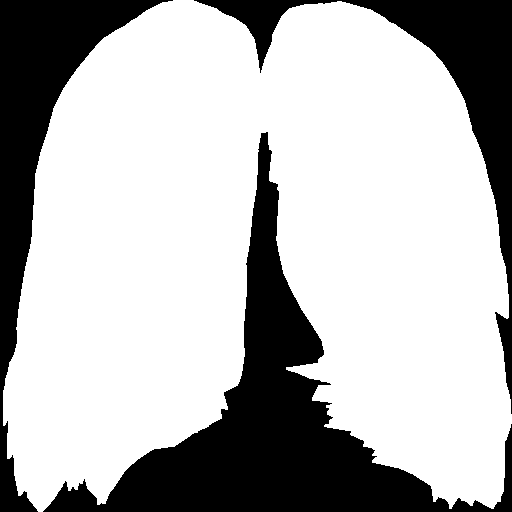
#> input picture lung_seg/nmask.png, 512 x 512 px
$ python make_lung_segs.py   (older library calls are emulated)
#> lines starting #> are read from the running program, lines starting #| are printed output that depends on the picture; after the words box and inside, x2 and y2 are one past the last pixel; in counts of white or black regions, pixels touching at a corner belong together; pictures that were not available may be replaced by others from this repository, and a replacement may not be noted
### lung_seg/segfinal_yaron.py
import glob
import os
import time

import cv2
import numpy as np
import scipy.misc
from numba import guvectorize
from skimage import color
from sklearn.cluster import KMeans

# [20 lines of commented-out code are left out]
RblackHatKernel=185
RmaxCorners=2280
RCradius=6
Rthreshold=42
RmedianKernel=21
RextraCut=6
clipLimit=2.0
tileGridSize=(8,8)
RframeWidth=28
LblackHatKernel=149
LmaxCorners=1720
LCradius=6
Lthreshold=43
LmedianKernel=19
LextraCut=12
LframeWidth=21


#@guvectorize(['uint8[:,:](uint8[:,:], uint8, float64, uint8, uint8)'], '(n,n),(),(),(),()->(n,n)', target='cuda')
def get_cmask(img, maxCorners=1900, qualityLevel=0.001, minDistance=1, Cradius=6):
    corners = cv2.goodFeaturesToTrack(img, maxCorners, qualityLevel, minDistance)
    corners = np.int0(corners)
    cmask = np.zeros(img.shape)
    for corner in corners:
        x, y = corner.ravel()
        cv2.circle(cmask, (x, y), Cradius, 1, -1)
    return cmask

#@guvectorize(['uint8[:,:](uint8[:,:])'], '(n,n)->(n,n)', target='cuda')
def contourMask(image):
    im2, contours, hierc = cv2.findContours(image, cv2.RETR_TREE, cv2.CHAIN_APPROX_SIMPLE)
    area = np.zeros(len(contours))
    for j in range(len(contours)):
        cnt = contours[j]
        area[j] = cv2.contourArea(cnt)
    mask = np.zeros(image.shape)
    cv2.drawContours(mask, contours, np.argmax(area), (255), -1)  # draw largest contour
    contours.clear()
    return mask

#@guvectorize(['uint8[:,:](uint8[:,:], uint8, uint8)'], '(n,n),(),()->(n,n)', target='cuda')
# [5 lines left out: function eraseMax, not called in this run]


#@guvectorize(['uint8[:,:](uint8[:,:], uint8)'], '(n,n),()->(n,n)', target='cuda')
def eraseLeft(img, extraCut=0):
    sumpix0 = np.sum(img, 0)
    max_r2 = np.int_(len(sumpix0) / 3) + np.argmax(sumpix0[np.int_(len(sumpix0) / 3):np.int_(len(sumpix0) * 2 / 3)])
    img[:, max_r2 - extraCut:511] = 0
    return img


#@guvectorize(['uint8[:,:](uint8[:,:], uint8)'], '(n,n),()->(n,n)', target='cuda')
def eraseRight(img, extraCut=0):
    sumpix0 = np.sum(img, 0)
    max_r2 = np.int_(len(sumpix0) / 3) + np.argmax(sumpix0[np.int_(len(sumpix0) / 3):np.int_(len(sumpix0) * 2 / 3)])
    img[:, 0:max_r2 + extraCut] = 0
    return img


#@guvectorize(['uint8[:,:](uint8[:,:], uint8)'], '(n,n),()->(n,n)', target='cuda')
def eraseFrame(img, width=1):
    img[0:width, :] = 0
    img[511 - width:511, :] = 0
    img[:, 0:width] = 0
    img[:, 511 - width:511] = 0
    return img


#@guvectorize(['uint8[:,:](uint8[:,:], uint8[:,:])'], '(n,n),(n,n)->(n,n)', target='cuda')
def segLeft(img_cluster, Nmask): #, blackHatKernel=169, threshold=45, medianKernel=23, maxCorners=1900, Cradius=6,clipLimit=2.0, tileGridSize=(8, 8), extraCut=0, frameWidth=1):
    img = np.copy(img_cluster)
    # rows, cols = img.shape
    img = eraseRight(img, LextraCut)
    clahe = cv2.createCLAHE(clipLimit=clipLimit, tileGridSize=tileGridSize)
    img = clahe.apply(img)
    ker = LblackHatKernel
    kernel = np.ones((ker, ker), np.uint8)
    blackhat = cv2.morphologyEx(img, cv2.MORPH_BLACKHAT, kernel)
    ret, thresh = cv2.threshold(blackhat, Lthreshold, 255, 0)
    cmask = get_cmask(img, LmaxCorners, Cradius=LCradius)
    mask = np.multiply(cmask, thresh).astype('uint8')
    median = cv2.medianBlur(mask, LmedianKernel)
    contour_mask = contourMask(median)
    frame = eraseFrame(contour_mask, LframeWidth) * Nmask
    return frame.astype('uint8')


#@guvectorize(['uint8[:,:](uint8[:,:], uint8[:,:])'], '(n,n),(n,n)->(n,n)', target='cuda')
def segRight(img_cluster, Nmask): #, blackHatKernel=169, threshold=45, medianKernel=23, maxCorners=3800, Cradius=6, clipLimit=2.0, tileGridSize=(8, 8), extraCut=0, frameWidth=28):
    img = np.copy(img_cluster)
    # rows, cols = img.shape
    img = eraseLeft(img, RextraCut)
    clahe = cv2.createCLAHE(clipLimit=clipLimit, tileGridSize=tileGridSize)
    img = clahe.apply(img)
    ker = RblackHatKernel
    kernel = np.ones((ker, ker), np.uint8)
    blackhat = cv2.morphologyEx(img, cv2.MORPH_BLACKHAT, kernel)
    ret, thresh = cv2.threshold(blackhat, Rthreshold, 255, 0)
    cmask = get_cmask(img, RmaxCorners, Cradius=RCradius)
    mask = np.multiply(cmask, thresh).astype('uint8')
    median = cv2.medianBlur(mask, RmedianKernel)
    contour_mask = contourMask(median)
    frame = eraseFrame(contour_mask, RframeWidth) * Nmask
    return frame.astype('uint8')


#@guvectorize(['uint8[:,:](uint8[:,:])'], '(n,n)->(n,n)',target='cuda')
# [62 lines left out: functions clusterSeg, segfinal, seg_image, not called in this run]

def faster_seg_image(image, Nmask):
    # Nmask = (cv2.imread(Nmask_path, 0) / 255).astype('uint8')
    # cluster_img = clusterSeg(image)
    Rmask = segRight(image, Nmask)#, RblackHatKernel, Rthreshold, RmedianKernel, RmaxCorners, RCradius, clipLimit,tileGridSize, RextraCut, RframeWidth)
    Lmask = segLeft(image, Nmask) #, LblackHatKernel, Lthreshold, LmedianKernel, LmaxCorners, LCradius, clipLimit, tileGridSize, LextraCut, LframeWidth)
    mask = ((Rmask + Lmask) / 255).astype('uint8')
    # img = cv2.imread(filename, 0)
    img_lungs = image * mask
    return img_lungs

### make_lung_segs.py
from lung_seg.segfinal_yaron import *
from glob import glob
import imageio
from tqdm import tqdm
from cv2 import imread


Nmask = (imread('lung_seg/nmask.png', 0)/255).astype('uint8')
#> Nmask: shape (512, 512); values 0 (black) and 1 (white), 71.6% white; 3 black regions, box (x1, y1, x2, y2) and area: (43, 132, 512, 512) 38285, (0, 0, 173, 512) 19684, (194, 0, 512, 414) 16390
data_folder = '/Radical_data/data/cxr8/all/'

normal_files = glob(data_folder+'1/*')
abnormal_files = glob(data_folder+'2/*')

for i in tqdm(range(50000)):
    normal_path = normal_files[i]
    normal_filename = normal_path.split('/')[-1]
    # print(normal_path)
    normal_image = cv2.imread(normal_path, 0)
    seg_norm_im = faster_seg_image(normal_image, Nmask)
#> in eraseLeft, `sumpix0 = np.sum(img, 0)`: sumpix0 = 512 values, max 119085 at index 104, min 0 at index 0, mean 93525.7
#> in eraseLeft, `max_r2 = np.int_(len(sumpix0) / 3) + np.argmax(sumpix0[np.int_(len(sum..`: max_r2 = 173
#> in eraseLeft, `img[:, max_r2 - extraCut:511] = 0`: img: shape (512, 512); 23.6% white; 2 white regions (1 under 20 px), largest, box (x1, y1, x2, y2) and area: (3, 2, 167, 512) 61850
#> in segRight, `blackhat = cv2.morphologyEx(img, cv2.MORPH_BLACKHAT, kernel)`:
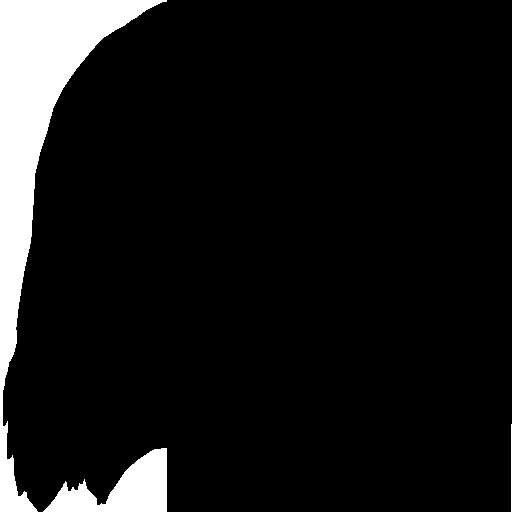
#> blackhat: shape (512, 512); values 0 (black) and 252 (white), 9.1% white; 3 white regions, box (x1, y1, x2, y2) and area: (0, 0, 167, 512) 19677, (43, 448, 167, 512) 3977, (511, 424, 512, 512) 88
#> in segRight, `ret, thresh = cv2.threshold(blackhat, Rthreshold, 255, 0)`: ret = 42
#> in get_cmask, `corners = cv2.goodFeaturesToTrack(img, maxCorners, qualityLevel, minDi..`: corners = 261 rows, first 8: [3, 425], [69, 490], [98, 503], [19, 494], [76, 488], [8, 457], [79, 483], [73, 487]
#> the loop in get_cmask, `for corner in corners:` made 261 passes
#> after the loop in get_cmask, `for corner in corners:`:
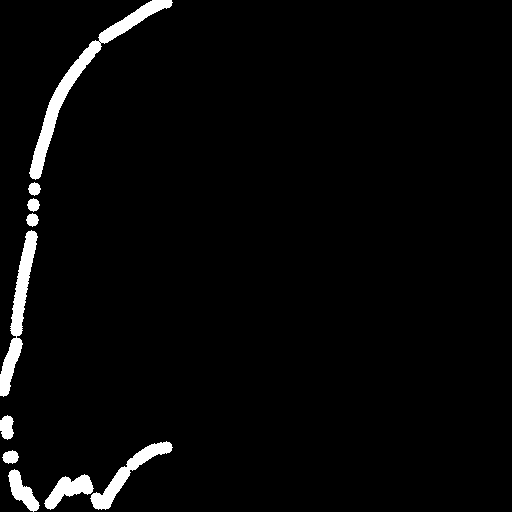
#> cmask: shape (512, 512) float64; values 0 (black) and 1 (white), 3.1% white; 10 white regions, largest, box (x1, y1, x2, y2) and area: (29, 0, 173, 180) 2774, (0, 230, 38, 397) 1912, (90, 441, 173, 510) 1265
#> in segRight, `mask = np.multiply(cmask, thresh).astype('uint8')`: mask: shape (512, 512); 1.5% white; 10 white regions, largest, box (x1, y1, x2, y2) and area: (29, 0, 167, 179) 1367, (0, 230, 32, 396) 949, (90, 448, 167, 510) 622
#> in segRight, `median = cv2.medianBlur(mask, RmedianKernel)`:
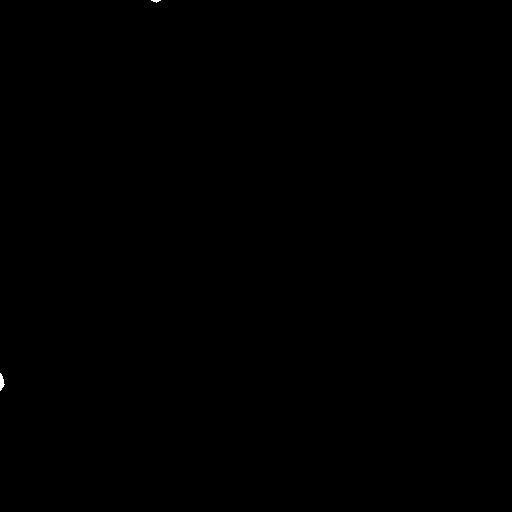
#> median: shape (512, 512); 0.03% white; 2 white regions (1 under 20 px)
#> in contourMask, `im2, contours, hierc = cv2.findContours(image, cv2.RETR_TREE, cv2.CHAI..`: contours = 2 contours, 1 with area under 20; largest, box (x1, y1, x2, y2) and area: (0, 373, 5, 391) 37
#> in contourMask, `area = np.zeros(len(contours))`: area = [0, 0]
#> the loop in contourMask, `for j in range(len(contours)):` made 2 passes
#> after the loop in contourMask, `for j in range(len(contours)):`: area = [37, 7]
#> in contourMask, `cv2.drawContours(mask, contours, np.argmax(area), (255), -1)`: mask: shape (512, 512) float64; 0.02% white; 1 white region, box (x1, y1, x2, y2) and area: (0, 373, 5, 391) 55
#> in eraseFrame, `img[:, 0:width] = 0`: img: shape (512, 512) float64; every value is 0
#> in segRight, `return frame.astype('uint8')`: returned value: shape (512, 512); every value is 0
#> in eraseRight, `max_r2 = np.int_(len(sumpix0) / 3) + np.argmax(sumpix0[np.int_(len(sum..`: max_r2 = 173
#> in eraseRight, `img[:, 0:max_r2 + extraCut] = 0`:
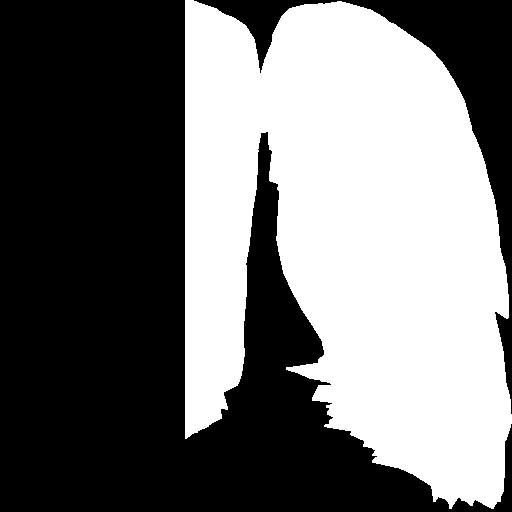
#> img: shape (512, 512); 45% white; 1 white region, box (x1, y1, x2, y2) and area: (185, 0, 512, 509) 117935
#> in segLeft, `blackhat = cv2.morphologyEx(img, cv2.MORPH_BLACKHAT, kernel)`:
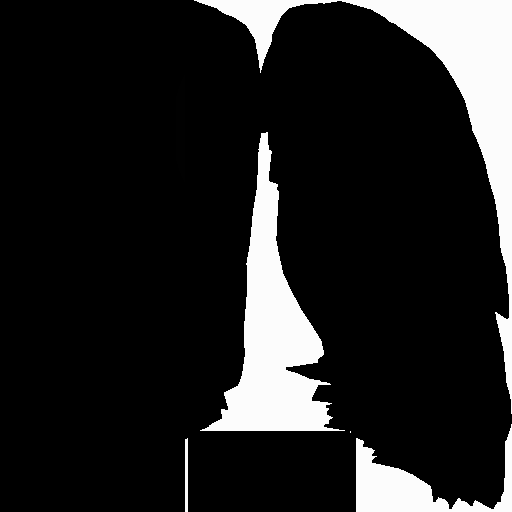
#> blackhat: shape (512, 512); min 0, max 253, mean 34.6
#> in segLeft, `ret, thresh = cv2.threshold(blackhat, Lthreshold, 255, 0)`: thresh: shape (512, 512); 13.7% white; 5 white regions (1 under 20 px), largest, box (x1, y1, x2, y2) and area: (194, 0, 512, 414) 16390, (200, 132, 345, 431) 14543, (356, 424, 512, 512) 4792, (185, 438, 188, 512) 220
#> in segLeft, `ret, thresh = cv2.threshold(blackhat, Lthreshold, 255, 0)`: ret = 43
#> call 2 of get_cmask, with maxCorners = 1720, qualityLevel = 0.001, minDistance = 1, Cradius = 6
#> in get_cmask (call 2), `corners = cv2.goodFeaturesToTrack(img, maxCorners, qualityLevel, minDi..`: corners = 607 rows, first 8: [326, 406], [267, 132], [185, 438], [372, 455], [350, 431], [324, 426], [328, 408], [286, 368]
#> the loop in get_cmask (call 2), `for corner in corners:` made 607 passes
#> after the loop in get_cmask (call 2), `for corner in corners:`:
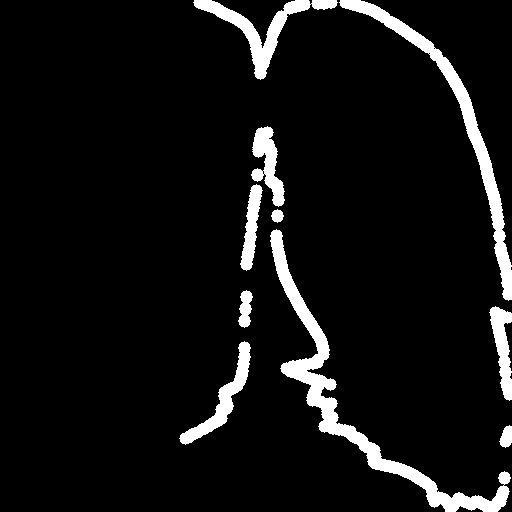
#> cmask: shape (512, 512) float64; values 0 (black) and 1 (white), 7.2% white; 10 white regions, largest, box (x1, y1, x2, y2) and area: (270, 229, 511, 512) 6399, (339, 0, 512, 301) 4283, (193, 0, 338, 80) 2437
#> in segLeft, `mask = np.multiply(cmask, thresh).astype('uint8')`: mask: shape (512, 512); 3.4% white; 15 white regions (2 under 20 px), largest, box (x1, y1, x2, y2) and area: (340, 0, 512, 300) 2120, (270, 229, 345, 431) 1744, (356, 438, 510, 512) 1241
#> in segLeft, `median = cv2.medianBlur(mask, LmedianKernel)`:
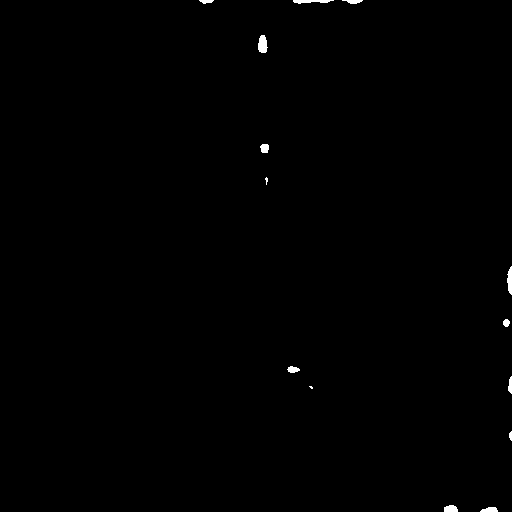
#> median: shape (512, 512); 0.33% white; 14 white regions (2 under 20 px)
#> in contourMask (call 2), `im2, contours, hierc = cv2.findContours(image, cv2.RETR_TREE, cv2.CHAI..`: contours = 14 contours, 3 with area under 20; largest, box (x1, y1, x2, y2) and area: (258, 35, 268, 53) 116, (507, 266, 512, 295) 77, (444, 505, 458, 512) 66, (293, 0, 334, 4) 64, (260, 144, 269, 153) 54
#> the loop in contourMask (call 2), `for j in range(len(contours)):` made 14 passes
#> in contourMask (call 2), `cv2.drawContours(mask, contours, np.argmax(area), (255), -1)`: mask: shape (512, 512) float64; 0.05% white; 1 white region
    segmented_normal_path = data_folder + 'lung_seg/1/' + normal_filename
    unsegmented_normal_path = data_folder + 'not_seg/1/' + normal_filename
    # segmented_normal_path = 'images/segmented/normal/{}'.format(normal_images[i])
    imageio.imwrite(segmented_normal_path, seg_norm_im)
    imageio.imwrite(unsegmented_normal_path, normal_image)

    abnormal_path = abnormal_files[i]
    abnormal_filename = abnormal_path.split('/')[-1]
    # print(abnormal_path)
    abnormal_image = cv2.imread(abnormal_path, 0)
    seg_abnorm_im = faster_seg_image(abnormal_image, Nmask)
#> in get_cmask (call 3), `corners = cv2.goodFeaturesToTrack(img, maxCorners, qualityLevel, minDi..`: corners = 261 rows, first 8: [3, 425], [69, 490], [98, 503], [19, 494], [76, 488], [8, 457], [79, 483], [73, 487]
#> in contourMask (call 3), `im2, contours, hierc = cv2.findContours(image, cv2.RETR_TREE, cv2.CHAI..`: contours = 2 contours, 1 with area under 20; largest, box (x1, y1, x2, y2) and area: (0, 373, 5, 391) 37
#> in get_cmask (call 4), `corners = cv2.goodFeaturesToTrack(img, maxCorners, qualityLevel, minDi..`: corners = 607 rows, first 8: [326, 406], [267, 132], [185, 438], [372, 455], [350, 431], [324, 426], [328, 408], [286, 368]
#> in contourMask (call 4), `im2, contours, hierc = cv2.findContours(image, cv2.RETR_TREE, cv2.CHAI..`: contours = 14 contours, 3 with area under 20; largest, box (x1, y1, x2, y2) and area: (258, 35, 268, 53) 116, (507, 266, 512, 295) 77, (444, 505, 458, 512) 66, (293, 0, 334, 4) 64, (260, 144, 269, 153) 54
#> (the run stopped early here; a loop or call above may not have finished)
